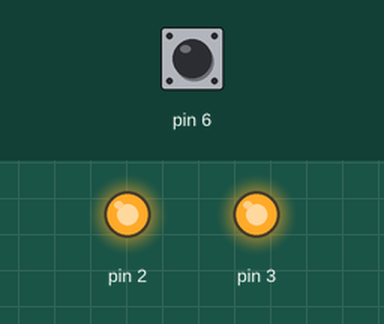
The sketch below on a simulated Arduino Uno, built with avr-gcc and run on an emulated ATmega328P. Shown: output pins drawn as LEDs (lit = HIGH). The inputs (shaded band) are chosen by the test bench; at power-on: pin 6 HIGH.

Above: at 1.2 s.
1.3 s: pin 6 pulled LOW for 0.15 s
At 1.37 s:
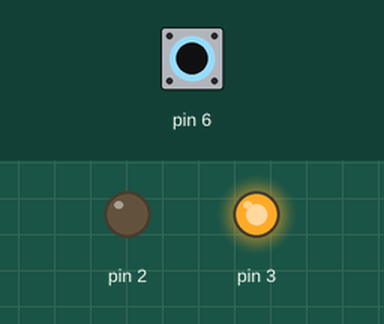
2.9 s: pin 6 pulled LOW for 3.2 s
At 7.3 s:
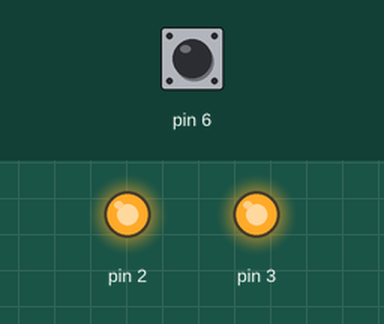
Timing chart, 0 to 8.8 s (numbered marks = the images above; inputs shaded):
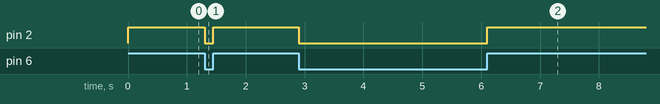

The sketch:

pr_tica_1.ino
```cpp
void setup() {
  pinMode(2, OUTPUT);
  pinMode(3, OUTPUT);
  pinMode(6, INPUT_PULLUP);
  digitalWrite(3, HIGH);
  digitalWrite(2, HIGH);

}

void loop() {

  if(digitalRead(6) == 0){
    digitalWrite(2, LOW);
  }else{
    digitalWrite(2, HIGH);
  }

}
```

Measured:
- after the input at 1.3 s, pin 2: HIGH → LOW at once, → HIGH 0.15 s later
- after the input at 2.9 s, pin 2: HIGH → LOW at once, → HIGH 3.2 s later
